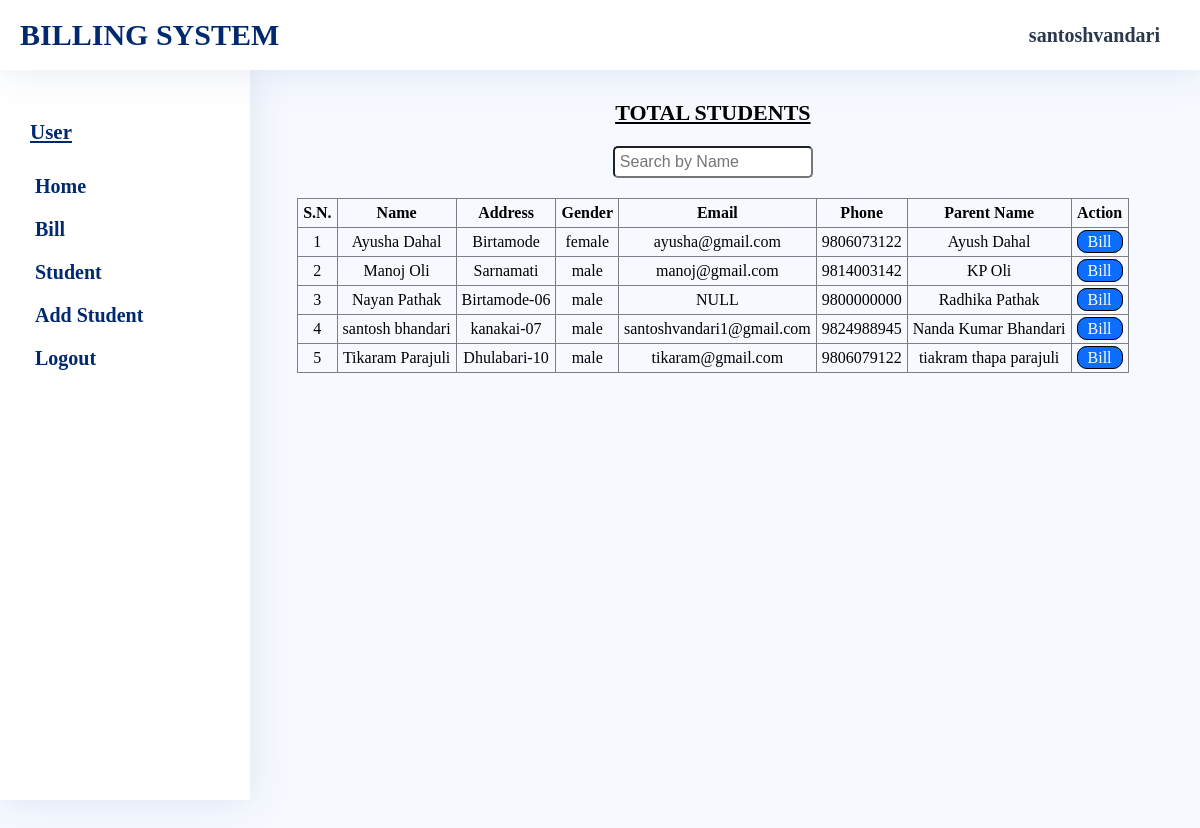
The page /user/student-list.php (signed in) on the database its author committed.
### tables this page shows
CREATE TABLE `StudentInfo` (
  `phone` varchar(15) NOT NULL,
  `name` varchar(50) NOT NULL,
  `address` varchar(50) NOT NULL,
  `email` varchar(30) DEFAULT NULL,
  `gender` varchar(10) NOT NULL,
  `parentname` varchar(50) NOT NULL
);

### user/student-list.php (the view, shortened to what this page needs)
<?php
    include_once "head.php";
?>
    <link rel="stylesheet" href="../assets/css/common-style.css">
    <link rel="stylesheet" href="../assets/css/student-list.css">
<?php
    include_once "sidebar.php";
?>
        <section class="student-list-container main-container">
            <div class="student-list">
                <h3>Total Students</h3>
                <div class="search-option">
                        <div class="form">
                            <input type="text" name="name" id="namesearch" placeholder="Search by Name" />
                        </div>
                    </div>
                <table border="1">
                    <thead>
                        <tr>
                            <th>S.N.</th>
                            <th>Name</th>
                            <th>Address</th>
                            <th>Gender</th>
                            <th>Email</th>
                            <th>Phone</th>
                            <th>Parent Name</th>
                            <th>Action</th>
                        </tr>
                    </thead>
                    <tbody>
                        <?php
                            $read= "SELECT * FROM StudentInfo ORDER BY name;";
                            if ($result=$con->query($read)) {
                                $num=0;
                                while ($row=$result->fetch_assoc()){
                                    $num++;
                                    $disp="<tr><td>$num</td>
                                    <td>".$row['name']."</td>
                                    <td>".$row['address']."</td>
                                    <td>".$row['gender']."</td>
                                    <td>".$row['email']."</td>
                                    <td>".$row['phone']."</td>
                                    <td>".$row['parentname']."</td>
                                    <td><a href='student-bill.php?phone=".$row['phone']."'>Bill</a></td>";
                                    echo $disp;
                                }
                            }else{
                                echo "Error";
                            }
                        ?>
                    </tbody>
                </table>
            </div>
        </section>
    </main>
</body>
</html>

### user/head.php (shortened to what this page needs)
<!DOCTYPE html>
<html lang="en">
<head>

### user/sidebar.php
<head>
<body>
   <header>
    <nav>
        <div class="logo">Billing System</div>
        <div class="user-info">
            <div class="user">
                <div class="username"><strong><?=$_SESSION['username'] ?></strong></div>
            </div>
        </div>
    </nav>
   </header>
   <main>
    <section class="side-option">
       <div class="side-option-container">
        <h4>User</h4>
        <ul class="side-option-list">
            <li><a href="user-dashboard.php">Home</a></li>
            <li><a href="student-bill.php">Bill</a></li>
            <li><a href="student-list.php">Student</a></li>
            <li><a href="add-student.php">Add Student</a></li>
            <li><a href="logout.php">Logout</a></li>
        </ul>
        </div>
    </section>

### assets/css/common-style.css (style rules this page uses)
* { margin: 0; padding: 0; box-sizing: border-box; }
body { background-color: #f6f9ff; }
header nav { background: #fff; padding: 0px 20px; height: 70px; filter: drop-shadow(0px 0px 20px #0129701a); z-index: 999; position: fixed; width: 100%; display: flex; justify-content: space-between; align-items: center; color: #2c384e; }
nav .logo { color: #012970; font-size: 30px; text-transform: uppercase; font-weight: bold; box-sizing: border-box; animation: logoanimate 2s linear .5s infinite alternate; }
.user { display: flex; justify-content: space-between; align-items: center; }
.user .username { padding: 0px 20px; font-size: 20px; font-weight: 400; word-spacing: -3px; }
main { display: grid; grid-template-columns: auto auto; }
.side-option { width: 250px; text-align: center; background: #fff; filter: drop-shadow(0px 0px 20px #0129701a); min-height: calc(100vh - 70px); top: 70px; position: fixed; padding: 20px; }
.side-option-container { padding: 20px 5px; color: #012970; }
.side-option-container h4 { color: inherit; text-align: left; font-size:21px; text-decoration: underline; padding: 10px 0px 20px 5px ; cursor: pointer; width: 100%; }
.side-option-list li { list-style-type: none; text-align: left; font-size: 20px; font-weight: 550; cursor: pointer; padding: 10px 10px; border: 5px; transition: all .2s linear; }
.side-option-list li a { text-decoration: none; color: inherit; }
.main-container { min-height: 100vh; margin: 70px 0 0 260px; padding: 20px; }

### assets/css/student-list.css (style rules this page uses)
.search-option { display: flex; justify-content: center; align-items: center; width: 100%; margin: 20px 0; }
.search-option .form input { font-size: 16px; padding: 5px 5px; width: 200px; border-radius: 5px; outline: none; }
.student-list-container { display: flex; justify-content: center; }
.student-list { overflow-x: scroll; }
.student-list h3 { margin: 10px 0 20px; font-size: 22px; text-decoration: underline; text-transform: uppercase; text-align: center; }
.student-list table { border-collapse: collapse; padding: 10px; text-align: center; }
.student-list table tr { margin: 10px; }
.student-list table tr td,th { padding: 5px; }
.student-list table tr td a { text-decoration: none; background: #0d6efd; color: #fff; font-weight: 400; padding: 2px 10px; border: 1px solid #000; border-radius: 10px; }

### rows shown on the page
studentinfo: name "Ayusha Dahal", address "Birtamode", gender "female", email "ayusha@gmail.com", phone "9806073122", parentname "Ayush Dahal"
studentinfo: name "Manoj Oli", address "Sarnamati", gender "male", email "manoj@gmail.com", phone "9814003142", parentname "KP Oli"
studentinfo: name "Nayan Pathak", address "Birtamode-06", gender "male", email "NULL", phone "9800000000", parentname "Radhika Pathak"
studentinfo: name "santosh bhandari", address "kanakai-07", gender "male", email "santoshvandari1@gmail.com", phone "9824988945", parentname "Nanda Kumar Bhandari"
studentinfo: name "Tikaram Parajuli", address "Dhulabari-10", gender "male", email "tikaram@gmail.com", phone "9806079122", parentname "tiakram thapa parajuli"

### other values the page prints
$_SESSION['username'] "santoshvandari"
